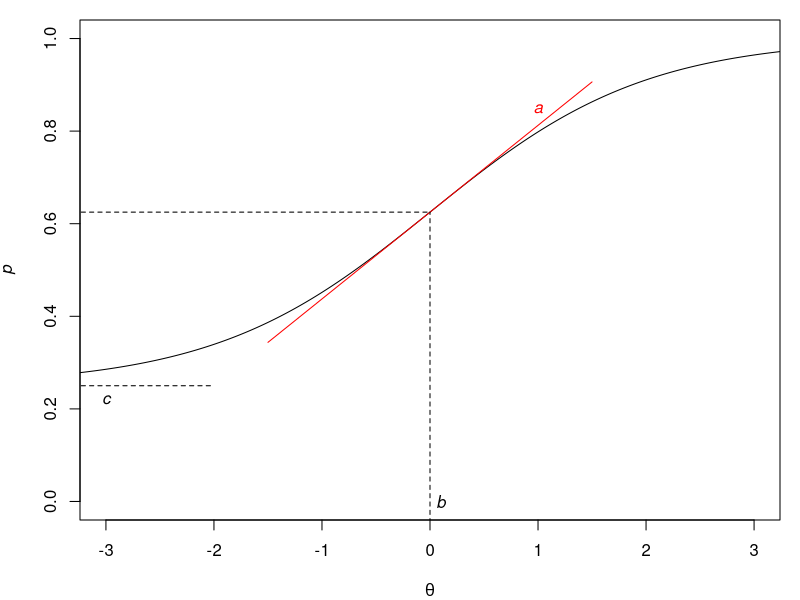
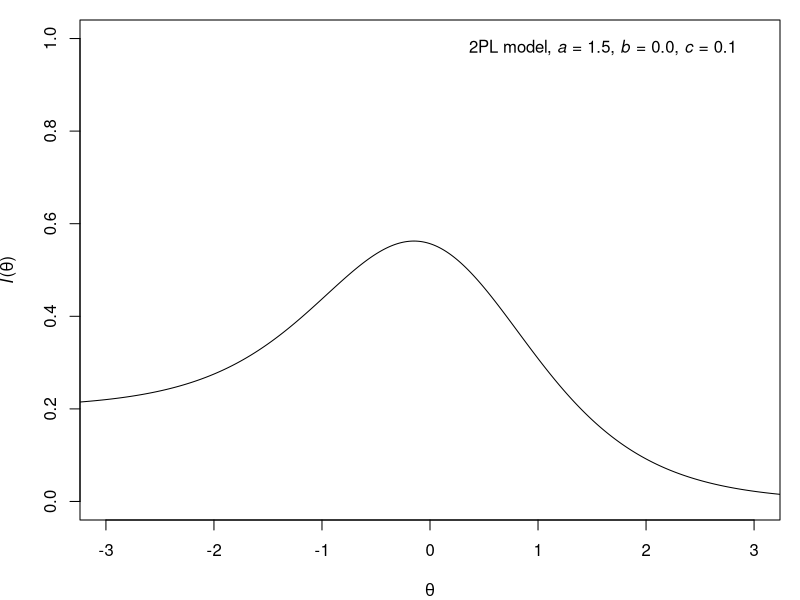

Generate these figures, in order, with R:
###############################################################################
###############################################################################
###############################################################################

## nastavuji pracovní složku --------------------------------------------------

setwd(choose.dir())


## ---------------------------------------------------------------------------

###############################################################################

## logistická funkce ----------------------------------------------------------

p_of_success <- function(theta, a, b, c){
    
    # '''
    # vrací pro respondenta s parametrem schopnosti theta pravděpodobnost p,
    # že správně odpoví na danou položku charakterizovanou parametry a, b, c
    # '''
    
	c + (1 - c) / (1 + exp(-a * (theta - b)))

}


## ----------------------------------------------------------------------------

###############################################################################

## vracím diagram logistické funkce pro různá theta ---------------------------

jpeg(
    filename = "logisticka_funkce.jpg",
	width = 7,
	height = 5,
	units = "in",
	res = 600
)

a <- 1.00
b <- 0.00
c <- 0.25
delta <- 1.50
theta <- seq(-4, 4, length = 10000)

par(mar = c(4, 4, 1, 1))

plot(
    x = theta,
	y = p_of_success(theta, a, b, c),
	type = "l",
	xlim = c(-3, 3),
	ylim = c(0, 1),
	xlab = expression(italic(theta)),
	ylab = expression(italic(p))	
)

segments(
    x0 = median(theta) - delta,
	x1 = median(theta) + delta,
	y0 = p_of_success(
	          median(theta), a, b, c
			  ) + (median(theta) - delta) * (a - a * c) / 4,
	y1 = p_of_success(
	          median(theta), a, b, c
			  ) - (median(theta) - delta) * (a - a * c) / 4,
    col = "red"
)

segments(
    x0 = median(theta),
	y0 = -1,
	y1 = p_of_success(
	          median(theta), a, b, c
			  ),
	lty = 2
)

segments(
    x0 = -4,
	x1 = median(theta),
	y0 = p_of_success(
	          median(theta), a, b, c
			  ),
	lty = 2
)

text(
    x = median(theta) + delta - 0.5,
	y = p_of_success(
	          median(theta) + delta - 0.5, a, b, c
			  ) + 0.05,
    labels = expression(italic(a)),
	col = "red"
)

text(
    x = median(theta) + 0.1,
	y = 0,
    labels = expression(italic(b))
)

segments(
    x0 = -4,
	x1 = -2,
	y0 = c,
	lty = 2
)

text(
    x = -3,
	y = c - 0.03,
    labels = expression(italic(c))
)

dev.off()


## ----------------------------------------------------------------------------

###############################################################################

## informační křivka testu ----------------------------------------------------

jpeg(
    filename = "informacni_funkce.jpg",
	width = 7,
	height = 5,
	units = "in",
	res = 600
)

a <- 1.50
b <- 0.00
c <- 0.10
delta <- 1.50
theta <- seq(-4, 4, length = 10000)

par(mar = c(4, 4, 1, 1))

plot(
    x = theta,
	y = a^2 * p_of_success(theta, a, b, c) * (
	        1 - p_of_success(theta, a, b, c)
			),
	type = "l",
	xlim = c(-3, 3),
	ylim = c(0, 1),
	xlab = expression(italic(theta)),
	ylab = expression(paste(italic(I), "(", theta, ")", sep = ""))#,
	#main = expression(paste(
	#           "Informační funkce 2PL modelu pro ",
	#		   italic(a), " = 1.5, ",
	#		   italic(b), " = 0.0, ",
    #           italic(c), " = 0.1",	   
	#		   sep = ""
	#		   ))
)

text(
    x = 1.6,
	y = 0.98,
	labels = expression(paste(
	           "2PL model, ",
			   italic(a), " = 1.5, ",
			   italic(b), " = 0.0, ",
               italic(c), " = 0.1",	   
			   sep = ""
			   ))
)

dev.off()



## ----------------------------------------------------------------------------

###############################################################################
###############################################################################
###############################################################################



